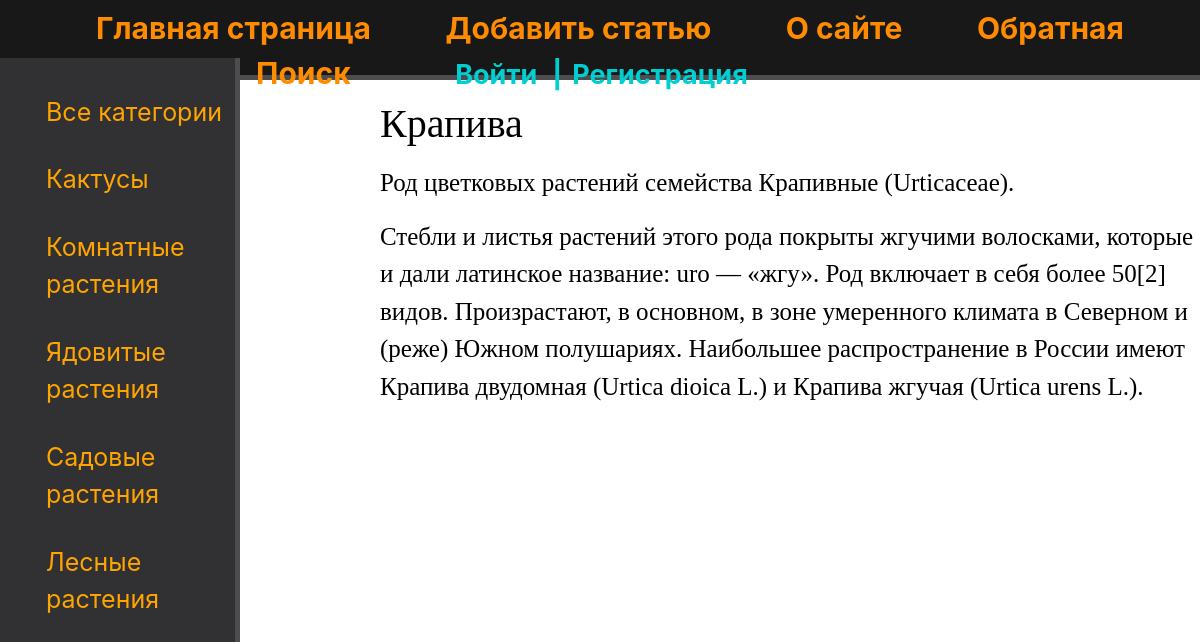
Before: /post/krapiva/ with the older database file.
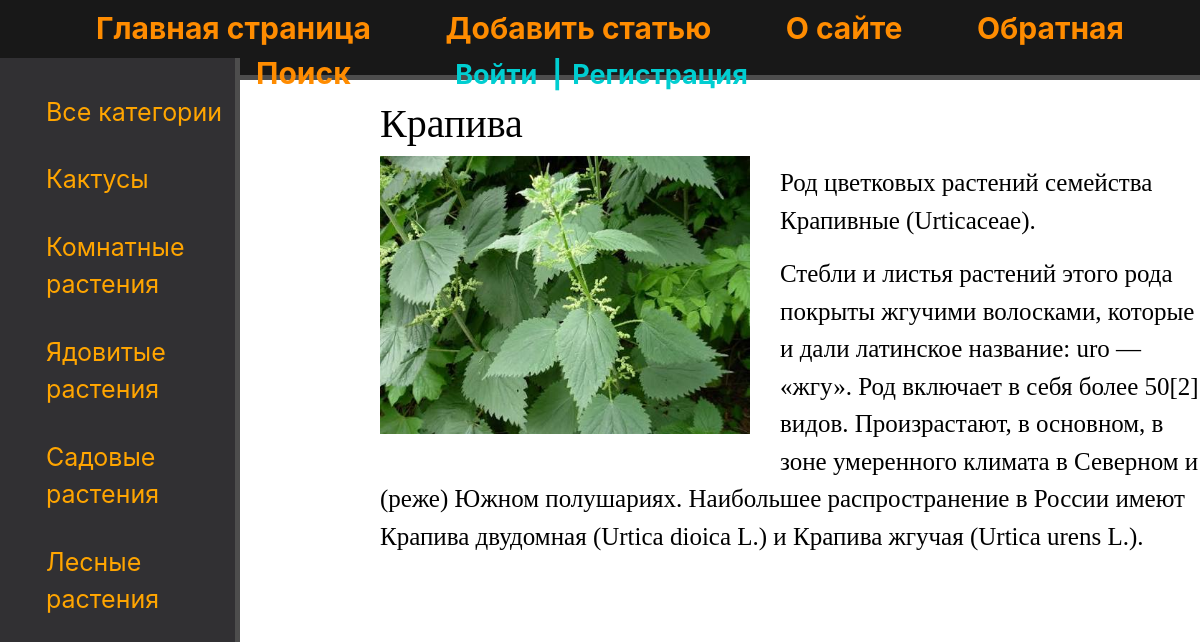
After: the same page with the newer database file.
### flowers/models.py (models this page shows, shortened)
class Flowers(models.Model):
    name = models.CharField(max_length=250, blank=True)
    slug = models.SlugField(max_length=250, unique=True, db_index=True)
    photo = models.ImageField(upload_to="photos/%Y/%m/%d/", default=None, blank=True, null=True, verbose_name="Фото")
    content = models.TextField(blank=True)
    time_create = models.DateTimeField(auto_now_add=True)
    time_update = models.DateTimeField(auto_now=True)
    cat = models.ForeignKey('Category', on_delete=models.PROTECT, null=True, verbose_name='Категории')

### flowers/views.py (the view)
# urls.py: path('post/<slug:post_slug>/', views.show_post, name='post'),
def show_post(request, post_slug):
    post = get_object_or_404(Flowers, slug=post_slug)
    data = {
        'title': post.name,
        'menu': menu,
        'posts': post
    }
    return render(request, 'flowers/post.html', data)

### flowers/models.py (called while the page is built)
    def get_absolute_url(self):
        return reverse('category', kwargs={'cat_slug': self.slug})

### flowers/templatetags/flowers_category.py (called while the page is built)
@register.inclusion_tag('flowers/list_category.html')
def flower_category(cat_select=0):
    flower_cat = Category.objects.all()
    return {'category': flower_cat, 'cat_select': cat_select}

### users/context_processors.py (called while the page is built)
def get_flowers_context(request):
    return {'mainmenu': menu}

### flowers/templates/flowers/post.html
{% extends 'base.html' %}
{% block content %}
    <h1>{{ posts.name }}</h1>
    {% if posts.photo %}
    <p><img class="photo-post" src="{{posts.photo.url}}"></p>
    {% endif %}
    <p>{{ posts.content|linebreaks }}</p>
{% endblock %}

Changed rows visible on the page:
changed Flowers "Крапива": photo: picture added
